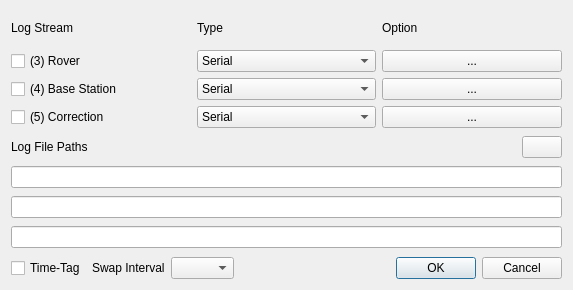
<?xml version="1.0" encoding="UTF-8"?>
<ui version="4.0">
 <class>LogStrDialog</class>
 <widget class="QWidget" name="LogStrDialog">
  <property name="geometry">
   <rect>
    <x>0</x>
    <y>0</y>
    <width>573</width>
    <height>290</height>
   </rect>
  </property>
  <property name="windowTitle">
   <string>Log Streams</string>
  </property>
  <layout class="QGridLayout" name="gridLayout">
   <item row="2" column="0">
    <widget class="QWidget" name="widget_3" native="true">
     <layout class="QHBoxLayout" name="horizontalLayout">
      <property name="leftMargin">
       <number>0</number>
      </property>
      <property name="topMargin">
       <number>0</number>
      </property>
      <property name="rightMargin">
       <number>0</number>
      </property>
      <property name="bottomMargin">
       <number>0</number>
      </property>
      <item>
       <widget class="QCheckBox" name="cBTimeTag">
        <property name="toolTip">
         <string>Generate time-tags</string>
        </property>
        <property name="text">
         <string>Time-Tag</string>
        </property>
       </widget>
      </item>
      <item>
       <widget class="QLabel" name="lblSwapInterval">
        <property name="text">
         <string>Swap Interval</string>
        </property>
        <property name="buddy">
         <cstring>cBSwapInterval</cstring>
        </property>
       </widget>
      </item>
      <item>
       <widget class="QComboBox" name="cBSwapInterval">
        <property name="toolTip">
         <string>Select swap interval for output data. Use specific keys (see &quot;?&quot; button) in the file path to generate unique filenames.</string>
        </property>
        <item>
         <property name="text">
          <string/>
         </property>
        </item>
        <item>
         <property name="text">
          <string>0.25 h</string>
         </property>
        </item>
        <item>
         <property name="text">
          <string>0.5 h</string>
         </property>
        </item>
        <item>
         <property name="text">
          <string>1 h</string>
         </property>
        </item>
        <item>
         <property name="text">
          <string>3 h</string>
         </property>
        </item>
        <item>
         <property name="text">
          <string>6 h</string>
         </property>
        </item>
        <item>
         <property name="text">
          <string>12 h</string>
         </property>
        </item>
        <item>
         <property name="text">
          <string>24 h</string>
         </property>
        </item>
       </widget>
      </item>
     </layout>
    </widget>
   </item>
   <item row="1" column="0" colspan="2">
    <widget class="QWidget" name="widget_2" native="true">
     <layout class="QGridLayout" name="gridLayout_3">
      <property name="leftMargin">
       <number>0</number>
      </property>
      <property name="topMargin">
       <number>0</number>
      </property>
      <property name="rightMargin">
       <number>0</number>
      </property>
      <property name="bottomMargin">
       <number>0</number>
      </property>
      <item row="0" column="0">
       <widget class="QLabel" name="lblF1">
        <property name="text">
         <string>Log File Paths</string>
        </property>
        <property name="buddy">
         <cstring>lEFilePath1</cstring>
        </property>
       </widget>
      </item>
      <item row="0" column="1">
       <widget class="QPushButton" name="btnKey">
        <property name="sizePolicy">
         <sizepolicy hsizetype="Fixed" vsizetype="Fixed">
          <horstretch>0</horstretch>
          <verstretch>0</verstretch>
         </sizepolicy>
        </property>
        <property name="toolTip">
         <string>Show placeholder keys</string>
        </property>
        <property name="icon">
         <iconset resource="../icon/resources.qrc">
          <normaloff>:/buttons/key</normaloff>:/buttons/key</iconset>
        </property>
       </widget>
      </item>
      <item row="1" column="0" colspan="2">
       <widget class="QLineEdit" name="lEFilePath1">
        <property name="toolTip">
         <string>Specify file name for rover log data</string>
        </property>
       </widget>
      </item>
      <item row="2" column="0" colspan="2">
       <widget class="QLineEdit" name="lEFilePath2">
        <property name="toolTip">
         <string>Specify file name for base station log data</string>
        </property>
       </widget>
      </item>
      <item row="3" column="0" colspan="2">
       <widget class="QLineEdit" name="lEFilePath3">
        <property name="toolTip">
         <string>Specify file name for correction log data</string>
        </property>
       </widget>
      </item>
     </layout>
    </widget>
   </item>
   <item row="2" column="1">
    <widget class="QDialogButtonBox" name="buttonBox">
     <property name="standardButtons">
      <set>QDialogButtonBox::Cancel|QDialogButtonBox::Ok</set>
     </property>
    </widget>
   </item>
   <item row="0" column="0" colspan="2">
    <widget class="QWidget" name="widget" native="true">
     <layout class="QGridLayout" name="gridLayout_2">
      <property name="leftMargin">
       <number>0</number>
      </property>
      <property name="topMargin">
       <number>0</number>
      </property>
      <property name="rightMargin">
       <number>0</number>
      </property>
      <property name="bottomMargin">
       <number>0</number>
      </property>
      <item row="1" column="0">
       <widget class="QCheckBox" name="cBStream1C">
        <property name="toolTip">
         <string>Enable rover data stream logging</string>
        </property>
        <property name="text">
         <string>(3) Rover</string>
        </property>
       </widget>
      </item>
      <item row="0" column="0">
       <widget class="QLabel" name="lblLogStream">
        <property name="text">
         <string>Log Stream</string>
        </property>
        <property name="buddy">
         <cstring>cBStream1C</cstring>
        </property>
       </widget>
      </item>
      <item row="0" column="1">
       <widget class="QLabel" name="lblLogType">
        <property name="text">
         <string>Type</string>
        </property>
        <property name="buddy">
         <cstring>cBStream1</cstring>
        </property>
       </widget>
      </item>
      <item row="2" column="0">
       <widget class="QCheckBox" name="cBStream2C">
        <property name="toolTip">
         <string>Enable base station data stream logging</string>
        </property>
        <property name="text">
         <string>(4) Base Station</string>
        </property>
       </widget>
      </item>
      <item row="0" column="2">
       <widget class="QLabel" name="lblLogOption">
        <property name="text">
         <string>Option</string>
        </property>
        <property name="buddy">
         <cstring>btnStream1</cstring>
        </property>
       </widget>
      </item>
      <item row="3" column="0">
       <widget class="QCheckBox" name="cBStream3C">
        <property name="toolTip">
         <string>Enable correction data stream logging</string>
        </property>
        <property name="text">
         <string>(5) Correction</string>
        </property>
       </widget>
      </item>
      <item row="1" column="1">
       <widget class="QComboBox" name="cBStream1">
        <property name="toolTip">
         <string>Select log stream type for rover</string>
        </property>
        <item>
         <property name="text">
          <string>Serial</string>
         </property>
        </item>
        <item>
         <property name="text">
          <string>TCP Client</string>
         </property>
        </item>
        <item>
         <property name="text">
          <string>TCP Server</string>
         </property>
        </item>
        <item>
         <property name="text">
          <string>NTRIP Server</string>
         </property>
        </item>
        <item>
         <property name="text">
          <string>NTRIP Caster</string>
         </property>
        </item>
        <item>
         <property name="text">
          <string>File</string>
         </property>
        </item>
       </widget>
      </item>
      <item row="2" column="1">
       <widget class="QComboBox" name="cBStream2">
        <property name="toolTip">
         <string>Select log stream type for base station</string>
        </property>
        <item>
         <property name="text">
          <string>Serial</string>
         </property>
        </item>
        <item>
         <property name="text">
          <string>TCP Client</string>
         </property>
        </item>
        <item>
         <property name="text">
          <string>TCP Server</string>
         </property>
        </item>
        <item>
         <property name="text">
          <string>NTRIP Server</string>
         </property>
        </item>
        <item>
         <property name="text">
          <string>NTRIP Caster</string>
         </property>
        </item>
        <item>
         <property name="text">
          <string>File</string>
         </property>
        </item>
       </widget>
      </item>
      <item row="3" column="1">
       <widget class="QComboBox" name="cBStream3">
        <property name="toolTip">
         <string>Select log stream type for correction data</string>
        </property>
        <item>
         <property name="text">
          <string>Serial</string>
         </property>
        </item>
        <item>
         <property name="text">
          <string>TCP Client</string>
         </property>
        </item>
        <item>
         <property name="text">
          <string>TCP Server</string>
         </property>
        </item>
        <item>
         <property name="text">
          <string>NTRIP Server</string>
         </property>
        </item>
        <item>
         <property name="text">
          <string>NTRIP Caster</string>
         </property>
        </item>
        <item>
         <property name="text">
          <string>File</string>
         </property>
        </item>
       </widget>
      </item>
      <item row="1" column="2">
       <widget class="QPushButton" name="btnStream1">
        <property name="toolTip">
         <string>Select options for the rover log data stream</string>
        </property>
        <property name="text">
         <string>...</string>
        </property>
       </widget>
      </item>
      <item row="2" column="2">
       <widget class="QPushButton" name="btnStream2">
        <property name="toolTip">
         <string>Select options for the base station log data stream</string>
        </property>
        <property name="text">
         <string>...</string>
        </property>
       </widget>
      </item>
      <item row="3" column="2">
       <widget class="QPushButton" name="btnStream3">
        <property name="toolTip">
         <string>Select options for the correction log data stream</string>
        </property>
        <property name="text">
         <string>...</string>
        </property>
       </widget>
      </item>
     </layout>
    </widget>
   </item>
  </layout>
 </widget>
 <tabstops>
  <tabstop>cBStream1C</tabstop>
  <tabstop>cBStream1</tabstop>
  <tabstop>btnStream1</tabstop>
  <tabstop>cBStream2C</tabstop>
  <tabstop>cBStream2</tabstop>
  <tabstop>btnStream2</tabstop>
  <tabstop>cBStream3C</tabstop>
  <tabstop>cBStream3</tabstop>
  <tabstop>btnStream3</tabstop>
  <tabstop>btnKey</tabstop>
  <tabstop>lEFilePath1</tabstop>
  <tabstop>lEFilePath2</tabstop>
  <tabstop>lEFilePath3</tabstop>
  <tabstop>cBTimeTag</tabstop>
  <tabstop>cBSwapInterval</tabstop>
 </tabstops>
 <resources>
  <include location="../icon/resources.qrc"/>
 </resources>
 <connections/>
</ui>
